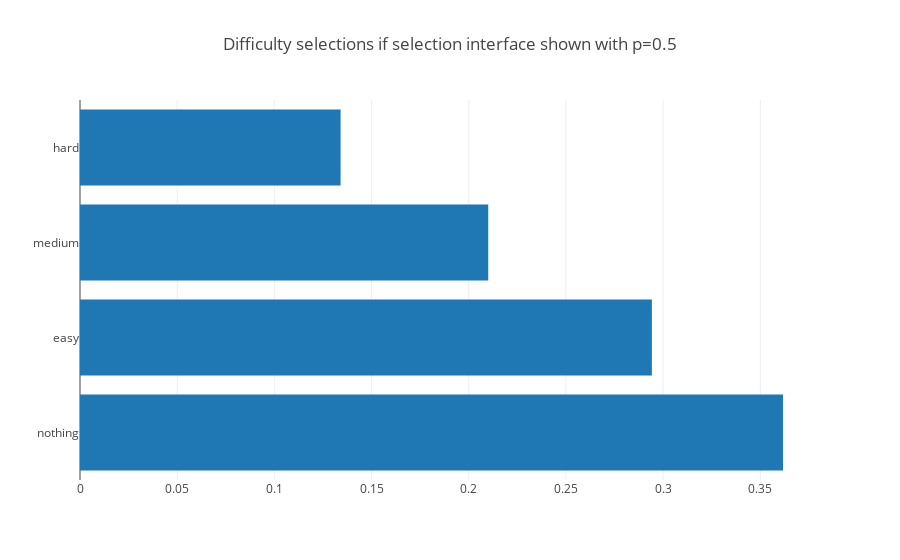

Notebook cell for this chart:
### Code cell
plotdict(get_choose_difficulty_counts_for_user_list_user_normalized(frequency_of_choose_difficulty_to_users['0.5']), 'Difficulty selections if selection interface shown with p=0.5')

### Figure 1 — Plotly figure (JSON) as saved in the notebook; plotly's stock layout.template omitted (floating-point values rounded to 4 significant figures)
{"data": [{"orientation": "h", "type": "bar", "uid": "cf48162e-5874-4b46-ab33-1237e7bf6d27", "x": [0.3617, 0.2942, 0.21, 0.1341], "y": ["nothing", "easy", "medium", "hard"]}], "layout": {"title": {"text": "Difficulty selections if selection interface shown with p=0.5"}}}
